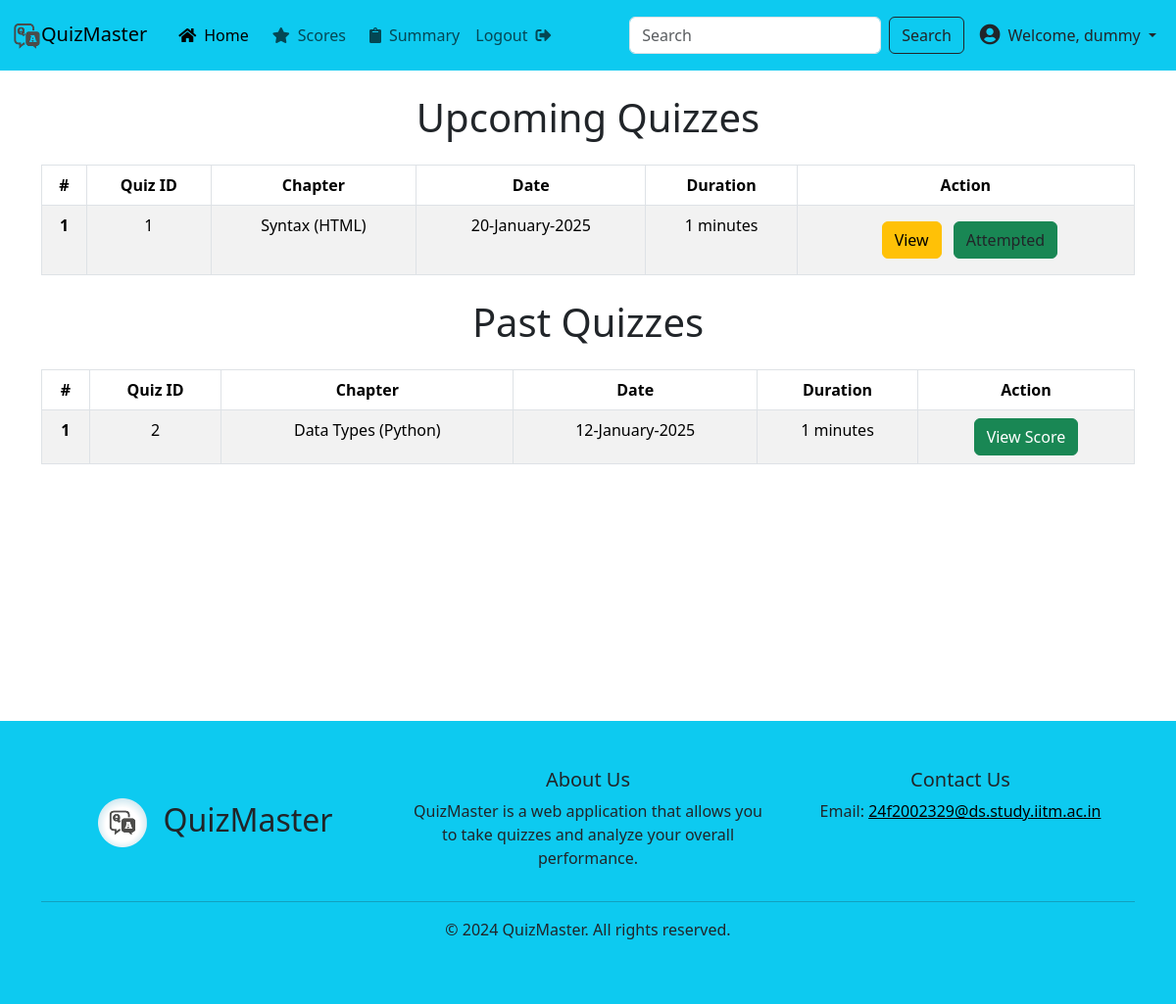
Screenshot of /user/dashboard (signed in) with the database file from the repository.
### app/models/models.py (models this page shows)
class Quiz(db.Model):
    id = db.Column(db.Integer, primary_key=True)
    quiz_date = db.Column(db.DateTime, nullable=True)
    duration = db.Column(db.Integer, nullable=False)
    status = db.Column(db.String(20), default='pending')
    chapter_id = db.Column(db.Integer, db.ForeignKey('chapter.id'), nullable=False)
    questions = db.relationship('Question', backref='quiz', lazy=True)

class Chapter(db.Model):
    id = db.Column(db.Integer, primary_key=True)
    name = db.Column(db.String(100), nullable=False)
    subject_id = db.Column(db.Integer, db.ForeignKey('subject.id'), nullable=False)
    quizzes = db.relationship('Quiz', backref='chapter', lazy=True)

class Subject(db.Model):
    id = db.Column(db.Integer, primary_key=True)
    name = db.Column(db.String(100), nullable=False)
    desc = db.Column(db.String(200), nullable=True)
    chapters = db.relationship('Chapter', backref='subject', lazy=True)

### app/routes/user.py (the view)
@user_blueprint.route('/dashboard')
def dashboard():
    if 'user_id' not in session or session['user_id'] == 0:
        return render_template('index.html')
    upcoming_quizzes = Quiz.query.filter(Quiz.quiz_date >= datetime.today()).order_by(Quiz.quiz_date).all()
    past_quizzes = Quiz.query.filter(Quiz.quiz_date < datetime.today()).order_by(Quiz.quiz_date.desc()).all()
    results = Result.query.filter_by(user_id=session['user_id']).all()
    return render_template('user/user_dashboard.html', username=session['username'], quizzes=upcoming_quizzes, results=results, past_quizzes=past_quizzes)

### app/templates/user/user_dashboard.html
{% extends "base.html" %}
{% block content %}
<section class="vh-90 content">
    <div class="container text-center">
        <h1 class="my-4">Upcoming Quizzes</h1>
        {% if quizzes %}
            <table class="table table-striped table-bordered">
                <thead>
                    <tr>
                        <th scope="col">#</th>
                        <th scope="col">Quiz ID</th>
                        <th scope="col">Chapter</th>
                        <th scope="col">Date</th>
                        <th scope="col">Duration</th>
                        <th scope="col">Action</th>
                    </tr>
                </thead>
                <tbody>
                    {% for quiz in quizzes %}
                    <tr>
                        <th scope="row">{{ loop.index }}</th>
                        <td>{{ quiz.id }}</td>
                        <td>{{ quiz.chapter.name }} ({{ quiz.chapter.subject.name }})</td>
                        <td>{{ quiz.quiz_date.strftime('%d-%B-%Y') }}</td>
                        <td>{{ quiz.duration }} minutes</td>
                        <td>
                            <a href="{{ url_for('user.view_quiz', quiz_id=quiz.id) }}" class="btn btn-warning my-2 mx-2">View</a>
                            {% set result = results | selectattr('quiz_id', 'equalto', quiz.id) | list %}
                            {% if result %}
                                <a href="{{ url_for('user.quiz_score', quiz_id=quiz.id )}}" class="text-dark btn btn-success">Attempted</a>
                            {% else %}
                                <a href="{{ url_for('user.instructions', quiz_id=quiz.id) }}" class="btn btn-primary">Start Quiz</a>
                            {% endif %}
                        </td>
                    </tr>
                    {% endfor %}
                </tbody>
            </table>
        {% else %}
            <p>No upcoming quizzes.</p>
        {% endif %}
    </div>
    <div class="container text-center">
        <h1 class="my-4">Past Quizzes</h1>
        {% if past_quizzes %}
            <table class="table table-striped table-bordered">
                <thead>
                    <tr>
                        <th scope="col">#</th>
                        <th scope="col">Quiz ID</th>
                        <th scope="col">Chapter</th>
                        <th scope="col">Date</th>
                        <th scope="col">Duration</th>
                        <th scope="col">Action</th>
                    </tr>
                </thead>
                <tbody>
                    {% for quiz in past_quizzes %}
                    <tr>
                        <th scope="row">{{ loop.index }}</th>
                        <td>{{ quiz.id }}</td>
                        <td>{{ quiz.chapter.name }} ({{ quiz.chapter.subject.name }})</td>
                        <td>{{ quiz.quiz_date.strftime('%d-%B-%Y') }}</td>
                        <td>{{ quiz.duration }} minutes</td>
                        <td>
                            <a href="{{ url_for('user.quiz_score', quiz_id=quiz.id) }}" class="btn btn-success">View Score</a>
                        </td>
                    </tr>
                    {% endfor %}
                </tbody>
            </table>
        {% else %}
            <p>No past quizzes.</p>
        {% endif %}
    </div>
</section>
{% endblock %}

### app/static/css/style.css (style rules this page uses)
body, html { height: 90vh; }
.content { min-height: 80vh; }

### rows the page displays
Quiz: id "1", chapter.name "Syntax", chapter.subject.name "HTML", quiz_date "20-January-2025", duration "1"
Quiz: id "2", chapter.name "Data Types", chapter.subject.name "Python", quiz_date "12-January-2025", duration "1"

### other values shown
{{ session.get('full_name') or 'Profile' }} "dummy"
